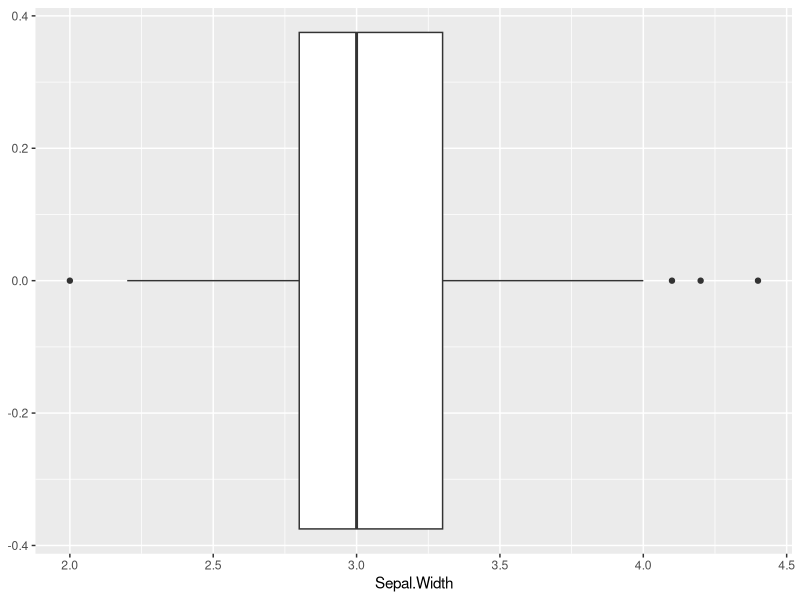
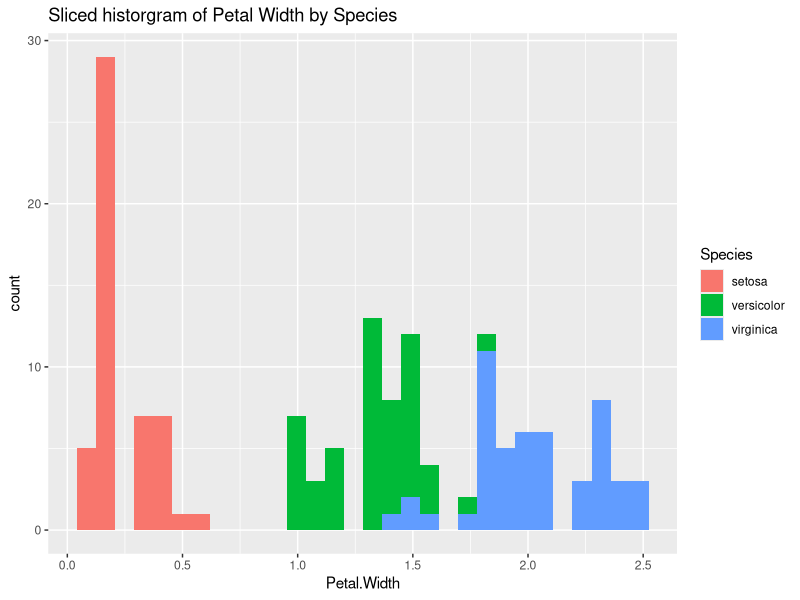

These figures' R source, in order:
## ---- chunk 1
library("tidyverse")
str(iris)
head(iris)
tail(iris)

## ---- chunk 2
library(tidyverse)
ggplot(iris,aes(x= Sepal.Width)) + geom_boxplot()

## ---- chunk 3
library(tidyverse)
ggplot(iris, aes(x = Petal.Width, fill= Species)) + geom_histogram() + labs(title = "Sliced historgram of Petal Width by Species")

